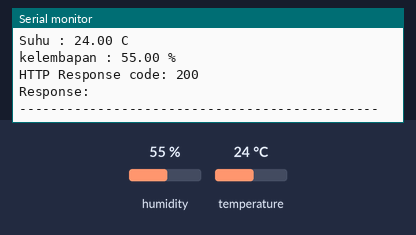
Recording of a sketch running on a simulated ESP32. Parts: the last lines printed to the serial monitor. The inputs (shaded band) are chosen by the test bench; at power-on: humidity 55 %, temperature 24 °C. WiFi joins after 1.5 s; servers stay silent unless stated; uploads are accepted with an empty reply.

Above: at 2.7 s.
2.8 s: humidity set to 22 %
At 11.87 s:
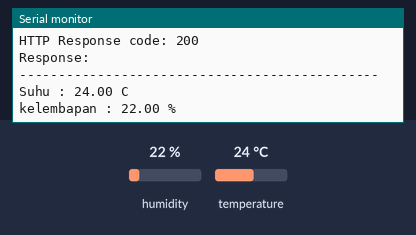
13.0 s: temperature set to 12 °C
At 22.08 s:
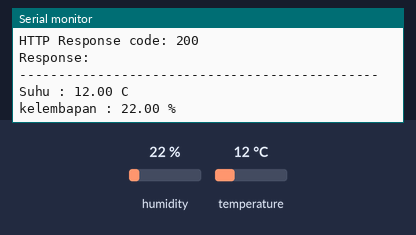
23.2 s: humidity set to 40 %
At 32.29 s:
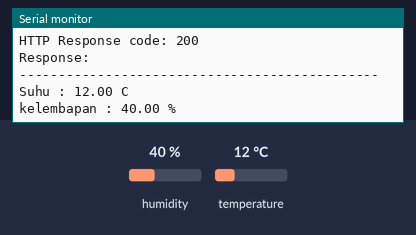
Timing chart, 0 to 33.8 s (numbered marks = the images above; inputs shaded):
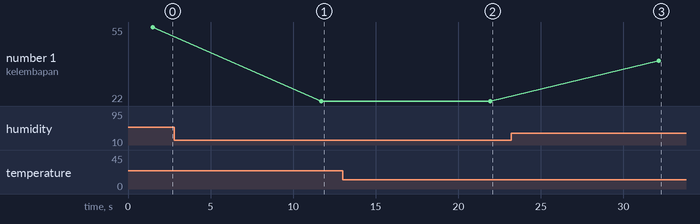

Measured:
- after the input at 2.8 s, the serial monitor: prints a new line after 8.9 s (image 1)
- after the input at 13.0 s, the serial monitor: prints a new line after 8.9 s (image 2)
- after the input at 23.2 s, the serial monitor: prints a new line after 8.9 s (image 3)
- plotted number 1: 55 → 22 after the input at 2.8 s, 22 → 40 after the input at 23.2 s

The sketch:

sketch.ino
```cpp
#include <WiFi.h>
#include <HTTPClient.h>
#include <DHT.h>

#define suhu 14
#define DHTTYPE DHT22
DHT dht(suhu, DHTTYPE);

const char* ssid = "Wokwi-GUEST";
const char* password = "";

// Your server URL
const char* serverUrl = "http://192.168.1.6:5000/data";

void setup() {
  // put your setup code here, to run once:
  Serial.begin(115200);
  dht.begin();
  pinMode(suhu, INPUT);

  WiFi.begin(ssid, password);
  Serial.print("Connecting to Wi-Fi");
  while (WiFi.status() != WL_CONNECTED) {
    delay(500);
    Serial.print(".");
  }
  Serial.println("Connected.... ");
}

void loop() {
  float defsuhu = dht.readTemperature();
  float kelembapan = dht.readHumidity();
  if (isnan(defsuhu) || isnan(kelembapan)) {
    Serial.println("Failed to read from DHT sensor!");
    return;
  }

  Serial.print("Suhu : ");
  Serial.print(defsuhu);
  Serial.println(" C");

  Serial.print("kelembapan : ");
  Serial.print(kelembapan);
  Serial.println(" %");


  if (WiFi.status() == WL_CONNECTED) {
    HTTPClient http;

    http.begin(serverUrl);
    http.addHeader("Content-Type", "application/json");

    String payload = "{\"Suhu\":" + String(defsuhu) + ",\"kelembapan\":" + String(kelembapan) + ",}";

    int httpResponseCode = http.POST(payload);

    if (httpResponseCode > 0) {
      String response = http.getString();
      Serial.println("HTTP Response code: " + String(httpResponseCode));
      Serial.println("Response: " + response);
    } else {
      Serial.println("Error on sending POST: " + String(httpResponseCode));
    }

    http.end();
  } else {
    Serial.println("WiFi Disconnected");
  }

  Serial.println("----------------------------------------------");
  // Send a request every 10 seconds
  delay(10000);


}
```
